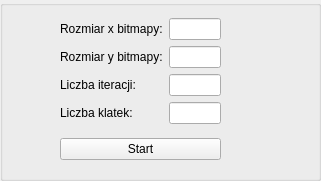
   <widget class="QGroupBox" name="mainGroupBox">
    <property name="geometry">
     <rect>
      <x>0</x>
      <y>0</y>
      <width>321</width>
      <height>181</height>
     </rect>
    </property>
    <property name="title">
     <string/>
    </property>
    <widget class="QWidget" name="layoutWidget">
     <property name="geometry">
      <rect>
       <x>60</x>
       <y>10</y>
       <width>161</width>
       <height>159</height>
      </rect>
     </property>
     <layout class="QVBoxLayout" name="verticalLayout_3">
      <item>
       <layout class="QHBoxLayout" name="horizontalLayout">
        <item>
         <layout class="QVBoxLayout" name="verticalLayout_2">
          <item>
           <widget class="QLabel" name="label">
            <property name="text">
             <string>Rozmiar x bitmapy:</string>
            </property>
           </widget>
          </item>
          <item>
           <widget class="QLabel" name="label_2">
            <property name="text">
             <string>Rozmiar y bitmapy:</string>
            </property>
           </widget>
          </item>
          <item>
           <widget class="QLabel" name="label_3">
            <property name="text">
             <string>Liczba iteracji:</string>
            </property>
           </widget>
          </item>
          <item>
           <widget class="QLabel" name="label_4">
            <property name="text">
             <string>Liczba klatek:</string>
            </property>
           </widget>
          </item>
         </layout>
        </item>
        <item>
         <layout class="QVBoxLayout" name="verticalLayout">
          <item>
           <widget class="QLineEdit" name="xSizeEdit"/>
          </item>
          <item>
           <widget class="QLineEdit" name="ySizeEdit"/>
          </item>
          <item>
           <widget class="QLineEdit" name="iterationsEdit"/>
          </item>
          <item>
           <widget class="QLineEdit" name="squaresEdit"/>
          </item>
         </layout>
        </item>
       </layout>
      </item>
      <item>
       <widget class="QPushButton" name="startButton">
        <property name="text">
         <string>Start</string>
        </property>
       </widget>
      </item>
     </layout>
    </widget>
   </widget>
